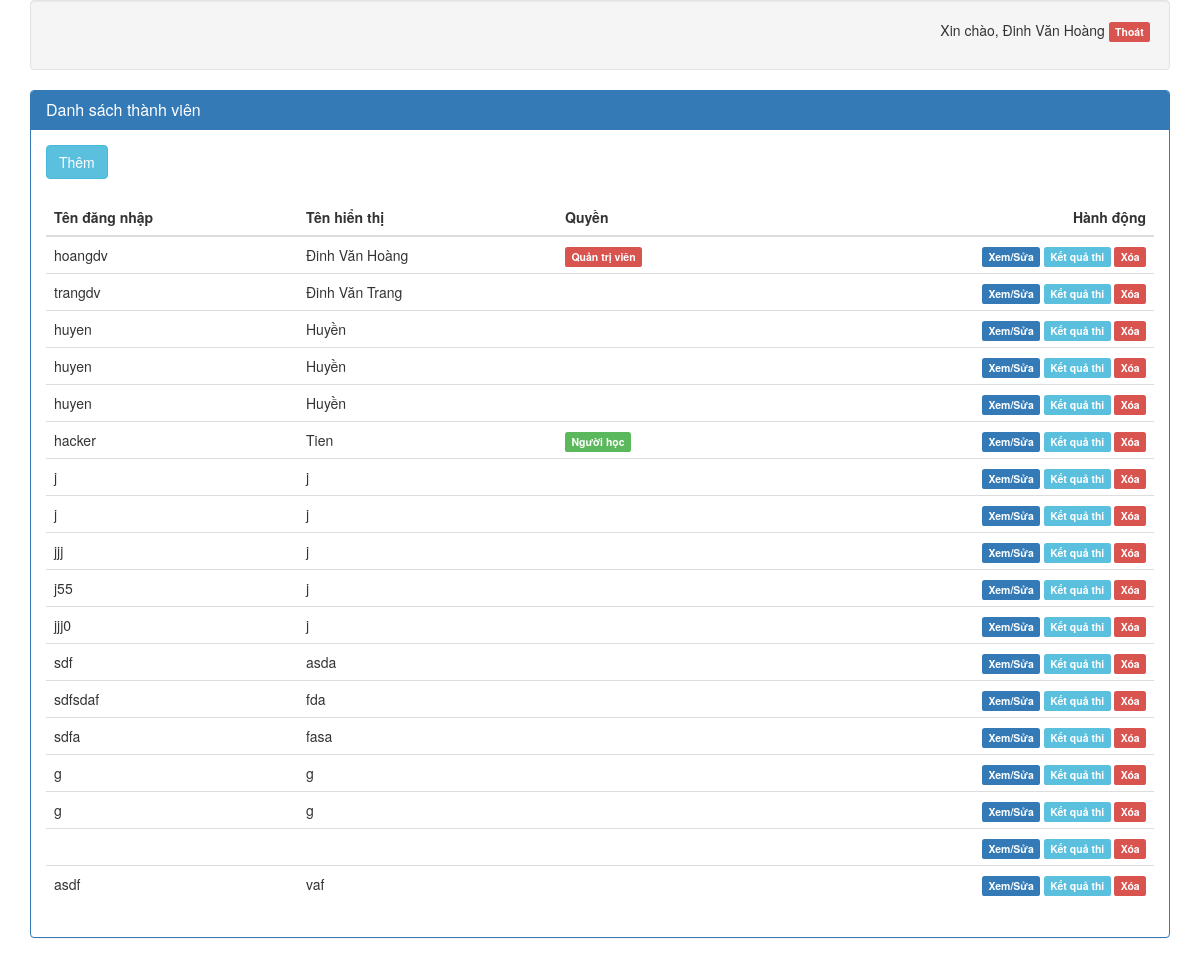
The app's page /admin/index.php?login=true&page=questions (signed in) with its own data.
### tables this page shows
CREATE TABLE IF NOT EXISTS `users` (
  `PK_iUserId` int(11) NOT NULL AUTO_INCREMENT,
  `iPermission` int(11) NOT NULL DEFAULT '3',
  `sName` varchar(50) NOT NULL,
  `sUser` varchar(50) NOT NULL,
  `sPassword` varchar(50) NOT NULL,
  `sEmail` varchar(50) NOT NULL,
  `sNgaysinh` varchar(20) DEFAULT NULL,
  `sSdt` varchar(20) DEFAULT NULL,
  `image` varchar(100) DEFAULT NULL,
  PRIMARY KEY (`PK_iUserId`)
);

### admin/index.php (called while the page is built)
<?php
include('header.php');
include('content.php');
include('footer.php');
?>

### admin/users/view.php (the view, shortened to what this page needs)
<?php
	global $row;
?>
<tr>
	<td><?php echo substr($row["sUser"], 0, 250); ?></td>
	<td><?php echo substr($row["sName"], 0, 250); ?></td>
	<td>
	<?php
		switch ($row["iPermission"]) {
		 	case '0':
		 		echo '<span class="label label-danger">Quản trị viên</span>';
		 		break;
		 	case '2':
		 		echo '<span class="label label-success">Người học</span>';
		 		break;
		 }
	?>
	</td>
	<td class="col-action">
		<a class="label label-primary" data-toggle="collapse" data-target="#editQuestion-<?php echo $row["PK_iUserId"]; ?>" aria-expanded="false" aria-controls="editQuestion-<?php echo $row["PK_iUserId"]; ?>">Xem/Sửa</a>
		<?php
			echo '<a class="label label-info" href="#" data-toggle="modal" data-target="#myModal-'.$row["PK_iUserId"].'">Kết quả thi</a>';
		?>
		<a onclick="return confirm('Bạn có chắc chắn xóa?')" href="?action=delete&u=<?php echo $row["PK_iUserId"] ?>" class="label label-danger">Xóa</a>
	</td>
</tr>

### admin/header.php (shortened to what this page needs)
<!DOCTYPE html>
<html>
<head>
	<link rel="stylesheet" media="screen" href="../css/bootstrap.min.css">
	<link rel="stylesheet" href="../css/font-awesome.min.css">
	<link rel="stylesheet" href="../css/style.css">
</head>
<?php
	$login = false;
	if( isset( $_SESSION["login"] ) ){
		$login = true;
	}
?>
<body class="<?php echo $login == false? 'login-form' : ''; ?>">
	<div class="container">
	<?php
		if( $login == true ){
	?>
	<header class="well">
		<nav>
			<p class="head-user-meta">
				Xin chào, <?php echo $_SESSION["user_name"]; ?>
				<a class="label label-danger" onclick="return confirm('Đăng xuất?')" href="includes/logout.php">Thoát</a>
			</p>
		</nav>
	</header>
	<?php
		}
	?>

### admin/content.php (shortened to what this page needs)
<?php
include('../api/connect.php');
if( isset($_SESSION["login"]) ){
	if( isset($_SESSION["user_role"]) ){
		switch ($_SESSION["user_role"]) {
			case '0':
				include('users/users.php');
				break;
		}
	}else{
		echo "Không có user_role: Bạn không có đủ quyển.";
	}
}else{
	include("includes/login.php");
}
?>

### admin/users/users.php (shortened to what this page needs)
<?php
	$query = "SELECT * FROM users";
	$result = mysqli_query( $con,$query );
?>
<div class="panel panel-primary">
	  <div class="panel-heading">
			<h3 class="panel-title">Danh sách thành viên</h3>
	  </div>
	  <div class="panel-body">
		  	<?php
		  		include('users/add.php');
		  	?>
		  	<table class="table table-hover users">
		  		<thead>
		  			<tr>
		  				<th class="head-content">Tên đăng nhập</th>
		  				<th class="head-content">Tên hiển thị</th>
		  				<th class="head-privillage">Quyền</th>
		  				<th class="head-action">Hành động</th>
		  			</tr>
		  		</thead>
		  		<tbody>
		  		<?php
		  			while( $row=mysqli_fetch_array($result) ){
		  				include('users/view.php');
		  			}
		  		?>
		  		</tbody>
		  	</table>
	  </div>
</div>

### admin/users/add.php (shortened to what this page needs)
<button class="btn btn-info" type="button" data-toggle="collapse" data-target="#addnewQuestion" aria-expanded="false" aria-controls="addnewQuestion">Thêm</button>
<br><br>

### admin/footer.php
		</div>
	</body>
</html>

### css/style.css (style rules this page uses)
table.questions th.head-action, table.questions .col-action, table.users th.head-action, table.users .col-action { max-width: 30%; text-align: right; }
.head-user-meta { text-align: right; }

### records on screen
users: sUser "hoangdv", sName "Đinh Văn Hoàng", iPermission "Quản trị viên"
users: sUser "trangdv", sName "Đinh Văn Trang"
users: sUser "huyen", sName "Huyền"
users: sUser "huyen", sName "Huyền"
users: sUser "huyen", sName "Huyền"
users: sUser "hacker", sName "Tien", iPermission "Người học"
users: sUser "j", sName "j"
users: sUser "j", sName "j"
users: sUser "jjj", sName "j"
users: sUser "j55", sName "j"
users: sUser "jjj0", sName "j"
users: sUser "sdf", sName "asda"
users: sUser "sdfsdaf", sName "fda"
users: sUser "sdfa", sName "fasa"
users: sUser "g", sName "g"
users: sUser "g", sName "g"
users: sUser "asdf", sName "vaf"

### other values on screen
$_SESSION["user_name"] "Đinh Văn Hoàng"
